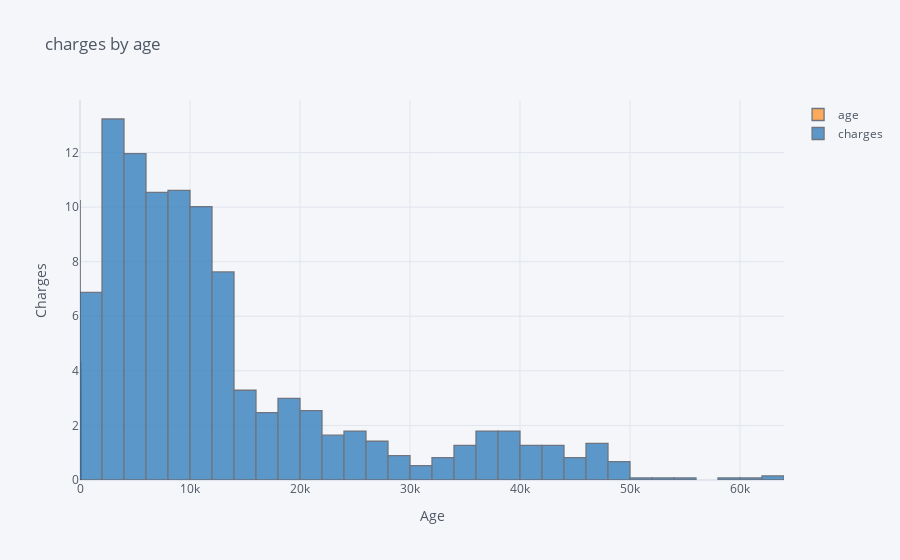

Notebook source saved alongside this figure:
### Code cell
insurance[['age','charges']].iplot(
    kind='hist',
    histnorm='percent',
    barmode='overlay',
    xTitle='Age',
    yTitle='Charges',
    title='charges by age')

### Figure 1 — Plotly figure (JSON) as saved in the notebook; plotly's stock layout.template omitted (floating-point values rounded to 4 significant figures; data arrays with more than 128 entries replaced by an {"elided": "..."} marker saying what was removed)
{"data": [{"histfunc": "count", "histnorm": "percent", "marker": {"color": "rgba(255, 153, 51, 1.0)", "line": {"color": "#4D5663", "width": 1.3}}, "name": "age", "opacity": 0.8, "orientation": "v", "type": "histogram", "x": {"elided": "1338 int values"}}, {"histfunc": "count", "histnorm": "percent", "marker": {"color": "rgba(55, 128, 191, 1.0)", "line": {"color": "#4D5663", "width": 1.3}}, "name": "charges", "opacity": 0.8, "orientation": "v", "type": "histogram", "x": {"elided": "1338 float values"}}], "layout": {"barmode": "overlay", "legend": {"bgcolor": "#F5F6F9", "font": {"color": "#4D5663"}}, "paper_bgcolor": "#F5F6F9", "plot_bgcolor": "#F5F6F9", "title": {"font": {"color": "#4D5663"}, "text": "charges by age"}, "xaxis": {"gridcolor": "#E1E5ED", "showgrid": true, "tickfont": {"color": "#4D5663"}, "title": {"font": {"color": "#4D5663"}, "text": "Age"}, "zerolinecolor": "#E1E5ED"}, "yaxis": {"gridcolor": "#E1E5ED", "showgrid": true, "tickfont": {"color": "#4D5663"}, "title": {"font": {"color": "#4D5663"}, "text": "Charges"}, "zerolinecolor": "#E1E5ED"}}}
